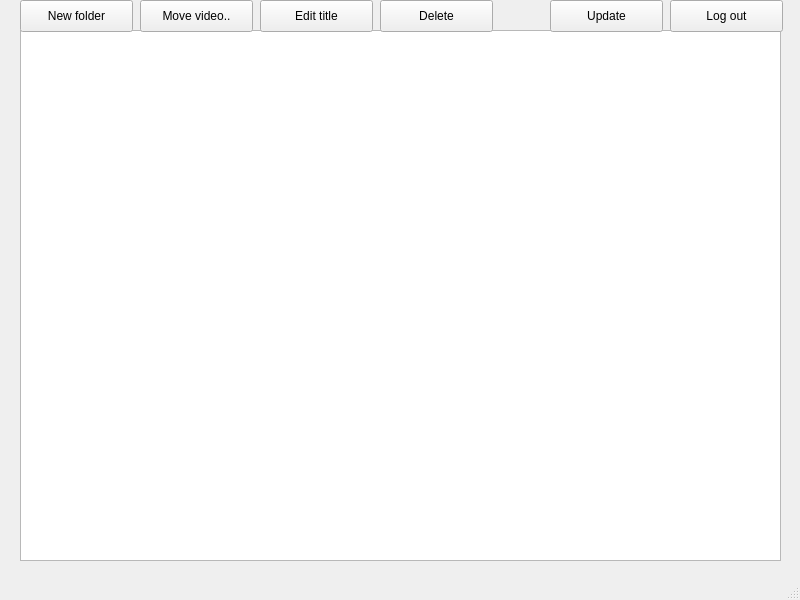
<?xml version="1.0" encoding="UTF-8"?>
<ui version="4.0">
 <class>MainWindow</class>
 <widget class="QMainWindow" name="MainWindow">
  <property name="geometry">
   <rect>
    <x>0</x>
    <y>0</y>
    <width>800</width>
    <height>600</height>
   </rect>
  </property>
  <property name="sizePolicy">
   <sizepolicy hsizetype="Fixed" vsizetype="Fixed">
    <horstretch>0</horstretch>
    <verstretch>0</verstretch>
   </sizepolicy>
  </property>
  <property name="minimumSize">
   <size>
    <width>800</width>
    <height>600</height>
   </size>
  </property>
  <property name="maximumSize">
   <size>
    <width>800</width>
    <height>600</height>
   </size>
  </property>
  <property name="windowTitle">
   <string>MainWindow</string>
  </property>
  <widget class="QWidget" name="centralwidget">
   <widget class="QTreeView" name="treeView">
    <property name="geometry">
     <rect>
      <x>20</x>
      <y>30</y>
      <width>761</width>
      <height>531</height>
     </rect>
    </property>
   </widget>
   <widget class="QPushButton" name="newFolderButton">
    <property name="geometry">
     <rect>
      <x>20</x>
      <y>0</y>
      <width>113</width>
      <height>32</height>
     </rect>
    </property>
    <property name="text">
     <string>New folder</string>
    </property>
   </widget>
   <widget class="QPushButton" name="deleteButton">
    <property name="geometry">
     <rect>
      <x>380</x>
      <y>0</y>
      <width>113</width>
      <height>32</height>
     </rect>
    </property>
    <property name="text">
     <string>Delete</string>
    </property>
   </widget>
   <widget class="QPushButton" name="logOutButton">
    <property name="geometry">
     <rect>
      <x>670</x>
      <y>0</y>
      <width>113</width>
      <height>32</height>
     </rect>
    </property>
    <property name="text">
     <string>Log out</string>
    </property>
   </widget>
   <widget class="QPushButton" name="moveVideoButton">
    <property name="geometry">
     <rect>
      <x>140</x>
      <y>0</y>
      <width>113</width>
      <height>32</height>
     </rect>
    </property>
    <property name="text">
     <string>Move video..</string>
    </property>
   </widget>
   <widget class="QPushButton" name="updateButton">
    <property name="geometry">
     <rect>
      <x>550</x>
      <y>0</y>
      <width>113</width>
      <height>32</height>
     </rect>
    </property>
    <property name="text">
     <string>Update</string>
    </property>
   </widget>
   <widget class="QPushButton" name="editTitleButton">
    <property name="geometry">
     <rect>
      <x>260</x>
      <y>0</y>
      <width>113</width>
      <height>32</height>
     </rect>
    </property>
    <property name="text">
     <string>Edit title</string>
    </property>
   </widget>
  </widget>
  <widget class="QStatusBar" name="statusbar"/>
 </widget>
 <resources/>
 <connections/>
</ui>
